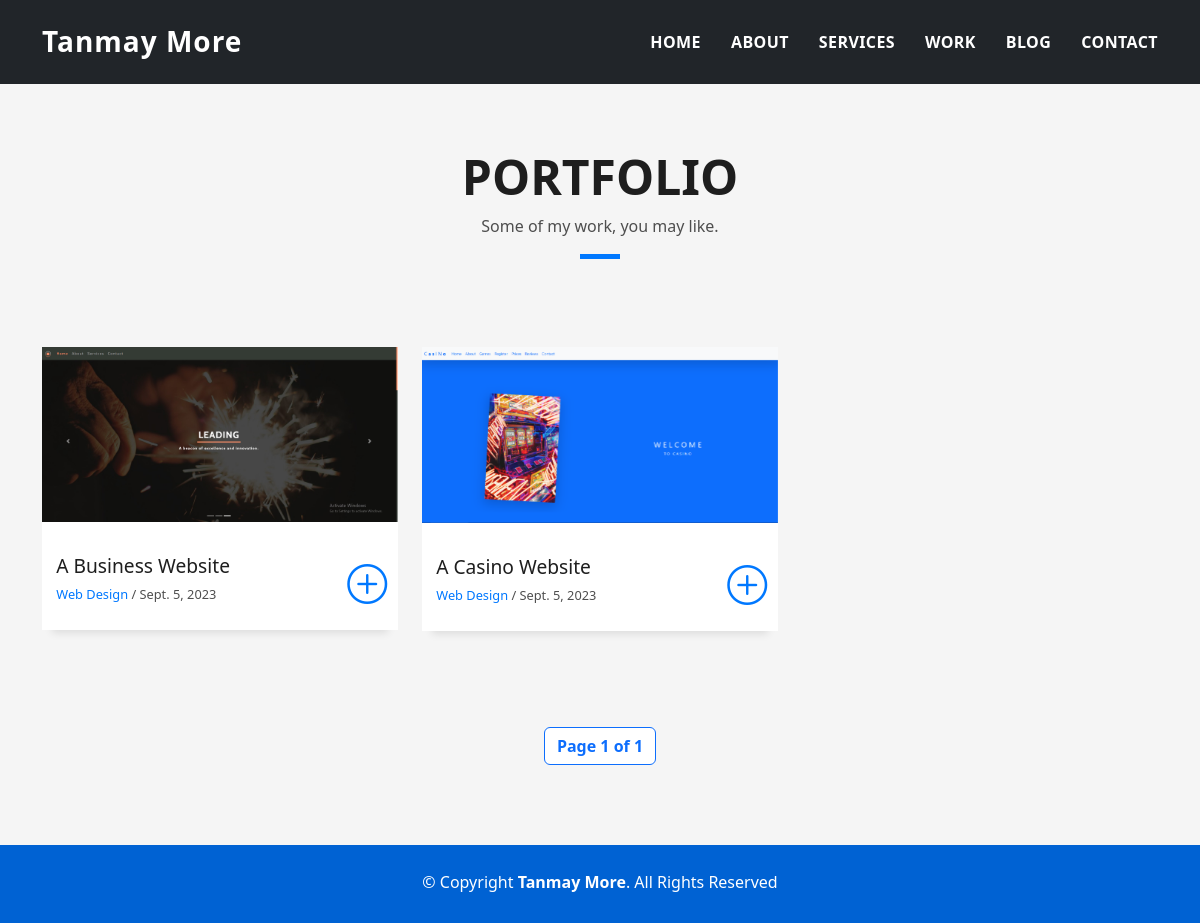
The app's page /project/ with its own data.
### projects/models.py (models this page shows, shortened)
class Project(models.Model):
    title = models.CharField(max_length=100)
    date = models.DateField()
    category = models.CharField(max_length=100)
    url = models.URLField(max_length=500)
    desc = models.CharField(max_length=1000)
    img = models.ImageField(upload_to="images/")

### website/views.py (the view)
# urls.py: path('project/', views.ProjectView.as_view(), name="projects"),
class ProjectView(generic.ListView):
    model = Project
    template_name = 'website/projects.html'
    context_object_name = "projects_list"
    paginate_by = 3
    def get_queryset(self):
        return Project.objects.order_by("-id")

### website/templates/website/projects.html (shortened to what this page needs)
{% load static %}
{% load widget_tweaks %}
<!DOCTYPE html>
<html lang="en">
<head>
  <link href="{% static 'website/assets/vendor/bootstrap/css/bootstrap.min.css' %}" rel="stylesheet">
  <link href="{% static 'website/assets/vendor/bootstrap-icons/bootstrap-icons.css' %}" rel="stylesheet">
  <link href="{% static 'website/assets/vendor/glightbox/css/glightbox.min.css' %}" rel="stylesheet">
  <link href="{% static 'website/assets/vendor/swiper/swiper-bundle.min.css' %}" rel="stylesheet">
  <link href="{% static 'website/assets/css/style.css' %}" rel="stylesheet">
</head>
<body>
  <header id="header" class="sticky-top bg-dark d-block">
    <div class="container d-flex align-items-center justify-content-between">
      <h1 class="logo"><a href="{% url 'website:index' %}">Tanmay More</a></h1>
      <nav id="navbar" class="navbar">
        <ul>
          <li><a class="nav-link scrollto" href="{% url 'website:index' %}#hero">Home</a></li>
          <li><a class="nav-link scrollto" href="{% url 'website:index' %}#about">About</a></li>
          <li><a class="nav-link scrollto" href="{% url 'website:index' %}#services">Services</a></li>
          <li><a class="nav-link scrollto" href="{% url 'website:projects' %}">Work</a></li>
          <li><a class="nav-link scrollto" href="{% url 'website:blogs' %}">Blog</a></li>
          <li><a class="nav-link scrollto" href="{% url 'website:index' %}#contact">Contact</a></li>
        </ul>
      </nav>
    </div>
  </header>
 <section id="work" class="portfolio-mf sect-pt4 route">
  <div class="container">
    <div class="row">
      <div class="col-sm-12">
        <div class="title-box text-center">
          <h3 class="title-a">
            Portfolio
          </h3>
          <p class="subtitle-a">
            Some of my work, you may like.
          </p>
          <div class="line-mf"></div>
        </div>
      </div>
    </div>
    <div class="row">
      {% for project in projects_list %}
      <div class="col-md-4 my-4">
        <div class="work-box">
            <div class="work-img">
              <img src="{{project.img.url}}" alt="" class="img-fluid">
            </div>
          <div class="work-content">
            <div class="row">
              <div class="col-sm-8">
                <h2 class="w-title">{{project.title}}</h2>
                <div class="w-more">
                  <span class="w-ctegory">{{project.category}}</span> / <span class="w-date">{{project.date}}</span>
                </div>
              </div>
              <div class="col-sm-4">
                <div class="w-like">
                  <a href="{% url 'website:project_detail' project.id %}"> <span class="bi bi-plus-circle"></span></a>
                </div>
              </div>
            </div>
          </div>
        </div>
      </div>
      {% endfor %}
    </div>
  </div>
  <div class="mb-5">
    <div class="my-4 d-flex align-items-center justify-content-center">
        <ul class="step-links pagination">
            <li class="current page-item">
              <p class="page-link border-primary"><strong>Page {{ page_obj.number }} of {{ page_obj.paginator.num_pages }}</strong></p>
            </li>
          </ul>
    </div>
  </div>
</section>
<footer>
    <div class="container">
      <div class="row">
        <div class="col-sm-12">
          <div class="copyright-box">
            <p class="copyright">&copy; Copyright <strong>Tanmay More</strong>. All Rights Reserved</p>
          </div>
        </div>
      </div>
    </div>
  </footer>
</body>
</html>

### website/static/website/assets/css/style.css (style rules this page uses)
body { background-color: #f5f5f5; color: #4e4e4e; }
h1, h2, h3, h4, h5, h6 { color: #1e1e1e; }
a { color: #1e1e1e; text-decoration: none; transition: all 0.5s ease-in-out; }
.box-shadow, .card-blog, .work-box, .service-box, .paralax-mf { box-shadow: 0 13px 8px -10px rgba(0, 0, 0, 0.1); }
.sect-pt4 { padding-top: 4rem; }
.title-box { margin-bottom: 4rem; }
.title-a { text-decoration: none; font-size: 3rem; font-weight: bold; text-transform: uppercase; }
.subtitle-a { text-decoration: none; color: #4e4e4e; }
.line-mf { width: 40px; height: 5px; background-color: #0078ff; margin: 0 auto; }
#header { transition: all 0.5s; z-index: 997; padding: 20px 0; }
#header .logo { font-size: 28px; margin: 0; padding: 0; font-weight: 600; letter-spacing: 1px; }
#header .logo a { color: #fff; }
.navbar { padding: 0; }
.navbar ul { margin: 0; padding: 0; display: flex; list-style: none; align-items: center; }
.navbar li { position: relative; }
.navbar>ul>li { white-space: nowrap; padding: 10px 0 10px 30px; }
.navbar a, .navbar a:focus { display: flex; align-items: center; justify-content: space-between; color: #fff; font-size: 16px; font-weight: 600; padding: 0; white-space: nowrap; transition: 0.3s; letter-spacing: 0.4px; position: relative; text-transform: uppercase; }
.navbar>ul>li>a:before { content: ""; position: absolute; width: 100%; height: 2px; bottom: -6px; left: 0; width: 0; background-color: #fff; visibility: hidden; transition: all 0.3s ease-in-out 0s; }
.work-box { margin-bottom: 3rem; -webkit-backface-visibility: hidden; backface-visibility: hidden; background-color: #fff; }
.work-img { display: block; overflow: hidden; }
.work-img img { transition: all 1s; }
.work-content { padding: 2rem 3% 1rem 4%; }
.work-content .w-more { color: #4e4e4e; font-size: 0.8rem; }
.work-content .w-more .w-ctegory { color: #0078ff; }
.work-content .w-like { font-size: 2.5rem; color: #0078ff; float: right; }
.work-content .w-like a { color: #0078ff; }
.w-title { font-size: 1.2rem; }
footer { text-align: center; color: #fff; padding: 25px 0; background: #0062d3; }
footer .copyright { margin-bottom: 0.3rem; }

### website/templates/website/projects.html (style rules this page uses)
* { scroll-behaviour: smooth; }

### records on screen
Project: img (picture), title "A Business Website", category "Web Design", date "Sept. 5, 2023"
Project: img (picture), title "A Casino Website", category "Web Design", date "Sept. 5, 2023"

### other values on screen
{{ page_obj.number }} "1"
{{ page_obj.paginator.num_pages }} "1"
